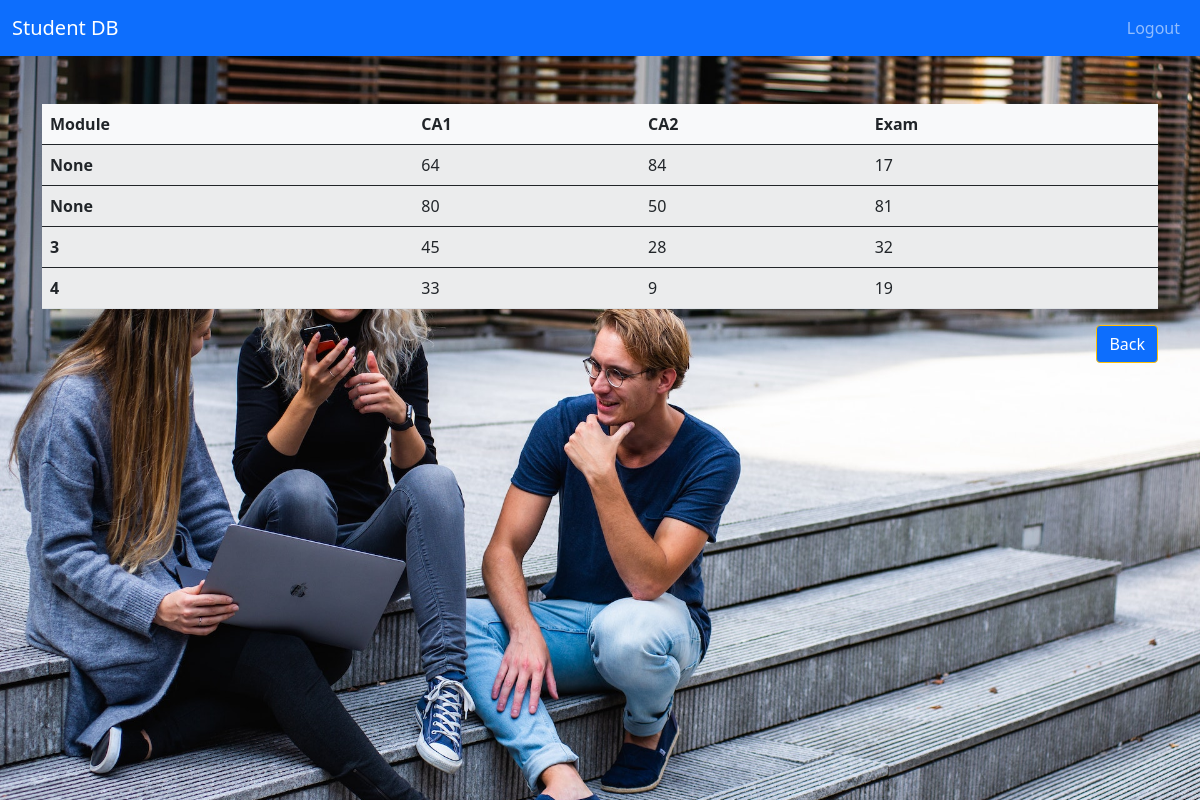
Page /student_grades_check/4 (signed in) on the committed database.
### application/models.py (models this page shows)
class Enrolments(db.Model):
    id = db.Column(db.Integer, primary_key=True)
    enrol_student_id = db.Column('students_id', db.Integer, db.ForeignKey('students.id')) # FK students
    enrol_module_id = db.Column('modules_id', db.Integer, db.ForeignKey('modules.id')) # FK modules
    academic_year = db.Column(db.Date, nullable=False)
    ca1_score = db.Column(db.Integer)
    ca2_score = db.Column(db.Integer)
    exam_score = db.Column(db.Integer)

### application/routes.py (the view, shortened to what this page needs)
@app.route("/student_grades_check/<int:student_id>", methods=["GET", "POST"])
def student_grades_check(student_id):
    if session['user_email']:
        enrolments = Enrolments.query.filter_by(enrol_student_id=student_id).all()
    return render_template("student_grades.html", enrolments=enrolments)

### templates/student_grades.html
{% extends "base.html" %}
{% block content %}
<section>
    <div class="container pt-5">
        <table class="table table-striped bg-light">
            <thead>
              <tr>
                <th scope="col">Module</th>
                <th scope="col">CA1</th>
                <th scope="col">CA2</th>
                <th scope="col">Exam</th>
              </tr>
            </thead>
            {% for enrolment in enrolments %}
            <tbody>
              <tr>
                <th scope="row">{{ enrolment.enrol_module_id }}</th>
                <td> {{ enrolment.ca1_score }} </td>
                <td> {{ enrolment.ca2_score }} </td>
                <td> {{ enrolment.exam_score }} </td>
              </tr>
            </tbody>
            {% endfor %}
        </table>
        <div class="text-end">
        <a href="{{ url_for('profile', user_email=session['user_email']) }}" class="btn btn-primary border-warning">Back</a>
        </div>
    </div>
</section>
{% endblock %}

### static/css/style.css (style rules this page uses)
body { color: white; }

### rows in the picture
Enrolments: enrol_module_id "None", ca1_score "64", ca2_score "84", exam_score "17"
Enrolments: enrol_module_id "None", ca1_score "80", ca2_score "50", exam_score "81"
Enrolments: enrol_module_id "3", ca1_score "45", ca2_score "28", exam_score "32"
Enrolments: enrol_module_id "4", ca1_score "33", ca2_score "9", exam_score "19"
